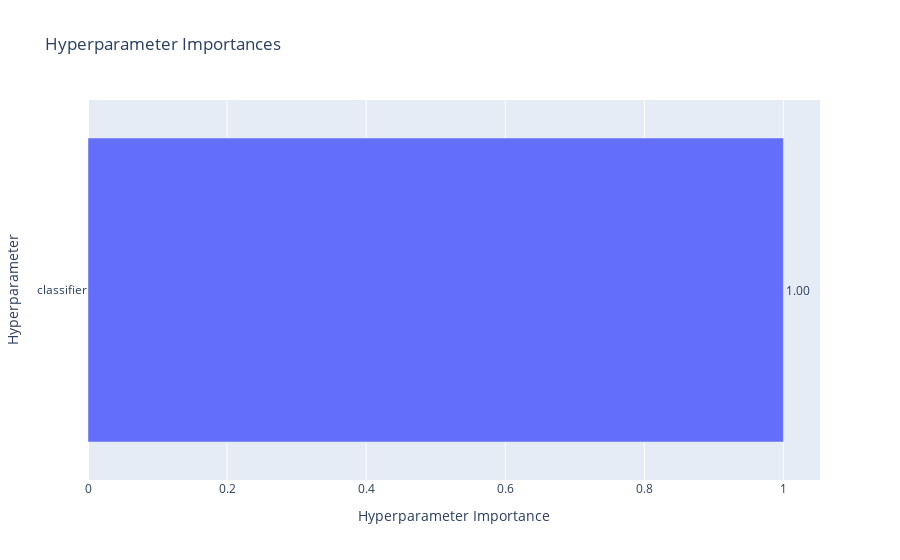

The cell this chart's notebook holds for it:
### Code cell
import optuna.visualization as vis

vis.plot_param_importances(study)

### Figure 1 — Plotly figure (JSON) as saved in the notebook; plotly's stock layout.template omitted (floating-point values rounded to 4 significant figures)
{"data": [{"cliponaxis": false, "hovertemplate": ["classifier (CategoricalDistribution): 1.0<extra></extra>"], "name": "Objective Value", "orientation": "h", "text": ["1.00"], "textposition": "outside", "x": [1.0], "y": ["classifier"], "type": "bar"}], "layout": {"title": {"text": "Hyperparameter Importances"}, "xaxis": {"title": {"text": "Hyperparameter Importance"}}, "yaxis": {"title": {"text": "Hyperparameter"}}}}
